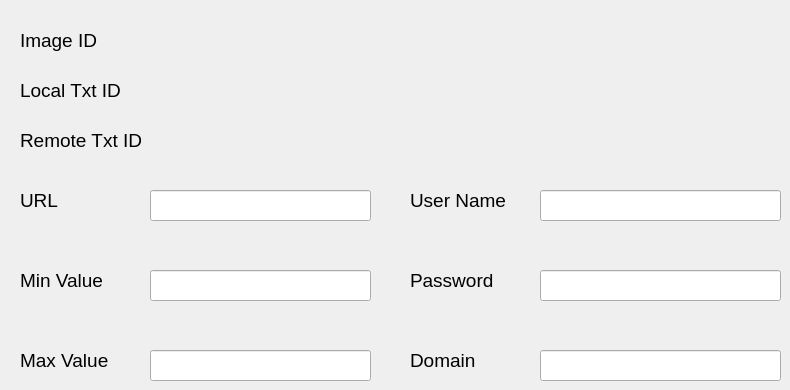
     <widget class="QWidget" name="WebSocketConf">
      <attribute name="title">
       <string>Websocket Configure</string>
      </attribute>
      <widget class="QLineEdit" name="sliderUrlLineEdit">
       <property name="geometry">
        <rect>
         <x>150</x>
         <y>190</y>
         <width>221</width>
         <height>31</height>
        </rect>
       </property>
      </widget>
      <widget class="QLabel" name="sliderIdValueLabel">
       <property name="geometry">
        <rect>
         <x>150</x>
         <y>40</y>
         <width>491</width>
         <height>20</height>
        </rect>
       </property>
       <property name="font">
        <font>
         <pointsize>14</pointsize>
        </font>
       </property>
       <property name="text">
        <string/>
       </property>
      </widget>
      <widget class="QLabel" name="sliderUrlLabel">
       <property name="geometry">
        <rect>
         <x>20</x>
         <y>190</y>
         <width>41</width>
         <height>21</height>
        </rect>
       </property>
       <property name="font">
        <font>
         <pointsize>14</pointsize>
        </font>
       </property>
       <property name="text">
        <string>URL</string>
       </property>
      </widget>
      <widget class="QLabel" name="sliderIdLabel">
       <property name="geometry">
        <rect>
         <x>20</x>
         <y>30</y>
         <width>81</width>
         <height>21</height>
        </rect>
       </property>
       <property name="font">
        <font>
         <pointsize>14</pointsize>
        </font>
       </property>
       <property name="text">
        <string>Image ID</string>
       </property>
      </widget>
      <widget class="QLineEdit" name="sliderMinLineEdit">
       <property name="geometry">
        <rect>
         <x>150</x>
         <y>270</y>
         <width>221</width>
         <height>31</height>
        </rect>
       </property>
      </widget>
      <widget class="QLabel" name="sliderMaxLabel">
       <property name="geometry">
        <rect>
         <x>20</x>
         <y>270</y>
         <width>91</width>
         <height>21</height>
        </rect>
       </property>
       <property name="font">
        <font>
         <pointsize>14</pointsize>
        </font>
       </property>
       <property name="text">
        <string>Min Value</string>
       </property>
      </widget>
      <widget class="QLineEdit" name="sliderMaxLineEdit">
       <property name="geometry">
        <rect>
         <x>150</x>
         <y>350</y>
         <width>221</width>
         <height>31</height>
        </rect>
       </property>
      </widget>
      <widget class="QLabel" name="sliderMinLabel">
       <property name="geometry">
        <rect>
         <x>20</x>
         <y>350</y>
         <width>91</width>
         <height>21</height>
        </rect>
       </property>
       <property name="font">
        <font>
         <pointsize>14</pointsize>
        </font>
       </property>
       <property name="text">
        <string>Max Value</string>
       </property>
      </widget>
      <widget class="QLabel" name="sliderLocalTxtIdValueLabel">
       <property name="geometry">
        <rect>
         <x>150</x>
         <y>80</y>
         <width>561</width>
         <height>20</height>
        </rect>
       </property>
       <property name="font">
        <font>
         <pointsize>14</pointsize>
        </font>
       </property>
       <property name="text">
        <string/>
       </property>
      </widget>
      <widget class="QLabel" name="sliderLocalTxtIdLabel">
       <property name="geometry">
        <rect>
         <x>20</x>
         <y>80</y>
         <width>101</width>
         <height>21</height>
        </rect>
       </property>
       <property name="font">
        <font>
         <pointsize>14</pointsize>
        </font>
       </property>
       <property name="text">
        <string>Local Txt ID</string>
       </property>
      </widget>
      <widget class="QLabel" name="sliderRemoteTxtIdValueLabel">
       <property name="geometry">
        <rect>
         <x>150</x>
         <y>130</y>
         <width>561</width>
         <height>20</height>
        </rect>
       </property>
       <property name="font">
        <font>
         <pointsize>14</pointsize>
        </font>
       </property>
       <property name="text">
        <string/>
       </property>
      </widget>
      <widget class="QLabel" name="sliderRemoteTxtIdLabel">
       <property name="geometry">
        <rect>
         <x>20</x>
         <y>130</y>
         <width>121</width>
         <height>21</height>
        </rect>
       </property>
       <property name="font">
        <font>
         <pointsize>14</pointsize>
        </font>
       </property>
       <property name="text">
        <string>Remote Txt ID</string>
       </property>
      </widget>
      <widget class="QLabel" name="sliderDomainLabel">
       <property name="geometry">
        <rect>
         <x>410</x>
         <y>350</y>
         <width>91</width>
         <height>21</height>
        </rect>
       </property>
       <property name="font">
        <font>
         <pointsize>14</pointsize>
        </font>
       </property>
       <property name="text">
        <string>Domain</string>
       </property>
      </widget>
      <widget class="QLineEdit" name="sliderDomainLineEdit">
       <property name="geometry">
        <rect>
         <x>540</x>
         <y>350</y>
         <width>241</width>
         <height>31</height>
        </rect>
       </property>
      </widget>
      <widget class="QLineEdit" name="sliderUsernameLineEdit">
       <property name="geometry">
        <rect>
         <x>540</x>
         <y>190</y>
         <width>241</width>
         <height>31</height>
        </rect>
       </property>
      </widget>
      <widget class="QLabel" name="sliderUsernameLabel">
       <property name="geometry">
        <rect>
         <x>410</x>
         <y>190</y>
         <width>101</width>
         <height>21</height>
        </rect>
       </property>
       <property name="font">
        <font>
         <pointsize>14</pointsize>
        </font>
       </property>
       <property name="text">
        <string>User Name</string>
       </property>
      </widget>
      <widget class="QLineEdit" name="sliderPasswordLineEdit">
       <property name="geometry">
        <rect>
         <x>540</x>
         <y>270</y>
         <width>241</width>
         <height>31</height>
        </rect>
       </property>
      </widget>
      <widget class="QLabel" name="sliderPasswordLabel">
       <property name="geometry">
        <rect>
         <x>410</x>
         <y>270</y>
         <width>91</width>
         <height>21</height>
        </rect>
       </property>
       <property name="font">
        <font>
         <pointsize>14</pointsize>
        </font>
       </property>
       <property name="text">
        <string>Password</string>
       </property>
      </widget>
     </widget>
